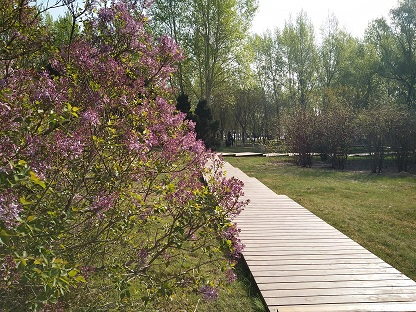
#> input picture chap43_图形的几何变换/image/demo.png, 416 x 312 px
$ python 'demo02_图像逆时针旋转.py'
#> lines starting #> are read from the running program, lines starting #| are printed output that depends on the picture
# coding:utf-8
import cv2

img=cv2.imread("../image/demo.png")    # 读取图像
#> img is the input picture: shape (312, 416, 3); mean B, G, R 93.8, 116.8, 123.1
rows,cols=img.shape[:2] # 获取图像的行数与列数
#> rows = 312; cols = 416
center=(cols/2,rows/2)  # 获取图像的中心点
#> center = (208, 156)
M=cv2.getRotationMatrix2D(center,30,0.8)    # 以图像的中心点进行逆时针旋转30度，缩放比例为0.8
dst=cv2.warpAffine(img,M,(cols,rows))    # 对图像进行旋转
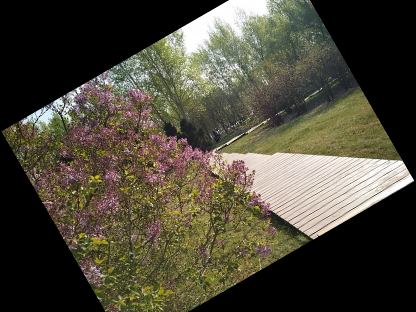
#> dst: shape (312, 416, 3); mean B, G, R 57.4, 71.8, 75.9
cv2.imshow("img",img)   # 显示原图像
cv2.imshow("dst",dst)   # 显示旋转后的图像
cv2.waitKey()   # 等待按键按下
cv2.destroyAllWindows() # 关闭所有窗口
